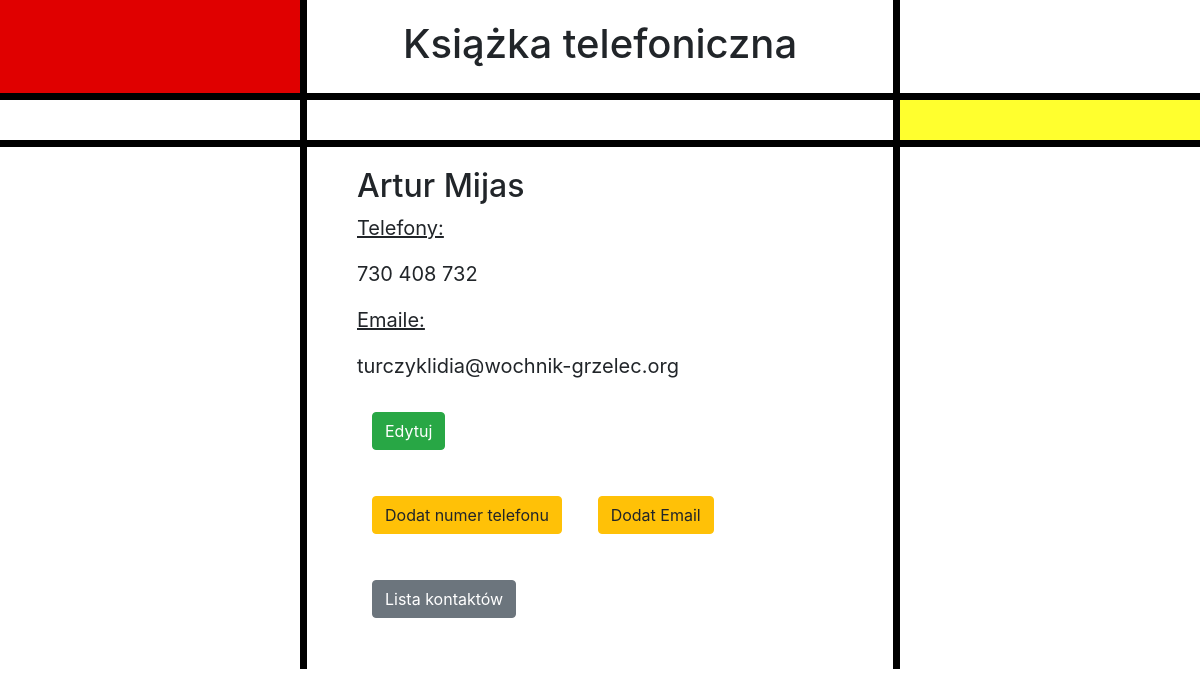
The page /phone_book_app/1/ on the database its author committed.
### phone_book_app/models.py (models this page shows, shortened)
class Osoba(models.Model):
    imie = models.CharField(max_length=50)
    nazwisko = models.CharField(max_length=50)

class Telefon(models.Model):
    osoba = models.ForeignKey(Osoba, on_delete=models.CASCADE, editable=False, null=True, related_name='telefony')
    telefon = models.CharField(max_length=50)

class Email(models.Model):
    osoba = models.ForeignKey(Osoba, on_delete=models.CASCADE, editable=False, null=True, related_name='maile')
    email = models.EmailField()

### phone_book_app/views.py (the view)
# urls.py: path('<int:pk>/', views.OsobaDetailView.as_view(), name='detail'),
class OsobaDetailView(DetailView):
    context_object_name = 'people_detail'
    model = models.Osoba
    template_name = 'phone_book_app/contact_detail.html'

### phone_book_app/templates/phone_book_app/contact_detail.html (shortened to what this page needs)
{% extends "phone_book_app/base.html" %}
{% block body_block %}
<div class="container">
<h2>{{people_detail.imie}} {{people_detail.nazwisko}}</h2>
<p><u>Telefony:</u></p>
{% if people_detail.telefony.all %}
  {% for person in people_detail.telefony.all %}
    <p>{{person.telefon}}</p>
  {% endfor %}
  {% else %}
  <p>brak</p>
  {% endif %}
  <p><u>Emaile:</u></p>
      {% if people_detail.maile.all %}
    {% for person in people_detail.maile.all %}
      <p>{{person.email}}</p>
    {% endfor %}
    {% else %}
    <p>brak</p>
    {% endif %}
<p><a class='btn btn-success' href="{% url 'update' people_detail.id %}">Edytuj</a></p>
<p><a class='btn btn-warning' href="{% url 'createtel' people_detail.id %}">Dodat numer telefonu</a>
   <a class='btn btn-warning' href="{% url 'createmail' people_detail.id %}">Dodat Email</a>
</p>
<p><a class='btn btn-secondary' href="{% url 'list' %}">Lista kontaktów</a></p>
</div>
{% endblock %}

### phone_book_app/static/css/styles.css (style rules this page uses)
.btn { text-align: left; margin: 15px; }

### rows shown on the page
Osoba: imie "Artur", nazwisko "Mijas"
Telefon: telefon "730 408 732"
Email: email "turczyklidia@wochnik-grzelec.org"
